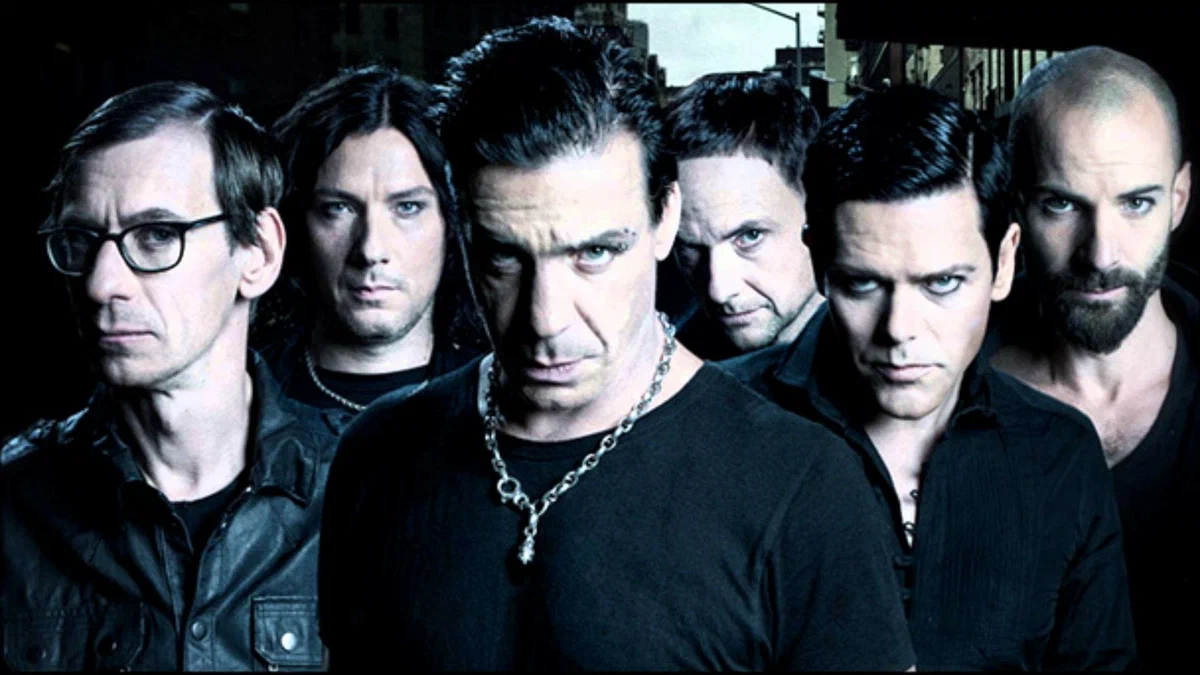
#> input picture Ram.jpg, 1200 x 675 px, found by its file name
$ python main.py
#> lines starting #> are read from the running program, lines starting #| are printed output that depends on the picture; after the words box and inside, x2 and y2 are one past the last pixel; in counts of white or black regions, pixels touching at a corner belong together
import cv2

img = cv2.imread("D:/Progs/Ram.jpg")
#> img is the input picture: shape (675, 1200, 3); mean B, G, R 72.6, 65.9, 60.3
gray = cv2.cvtColor(img, cv2.COLOR_BGR2GRAY)
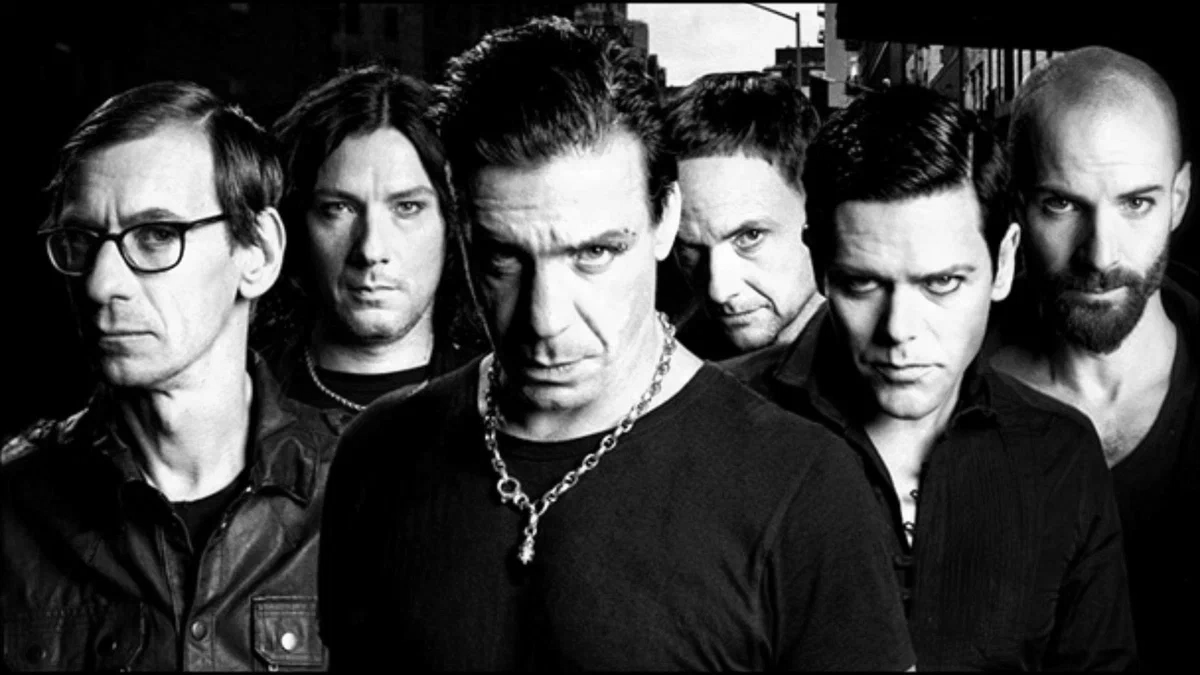
#> gray: shape (675, 1200); min 0, max 255, mean 65
faces = cv2.CascadeClassifier("faces.xml")
results = faces.detectMultiScale(gray, scaleFactor = 1.2, minNeighbors = 3)
#> results = [[287, 141, 172, 172], [805, 211, 196, 196], [1012, 135, 182, 182], [622, 162, 207, 207], [420, 161, 264, 264], [46, 123, 276, 276]]
for (x, y, w, h) in results:
    cv2.rectangle(img, (x, y), (x + w, y +h ), (0, 0, 255), thickness = 3)
#> this loop made 6 passes
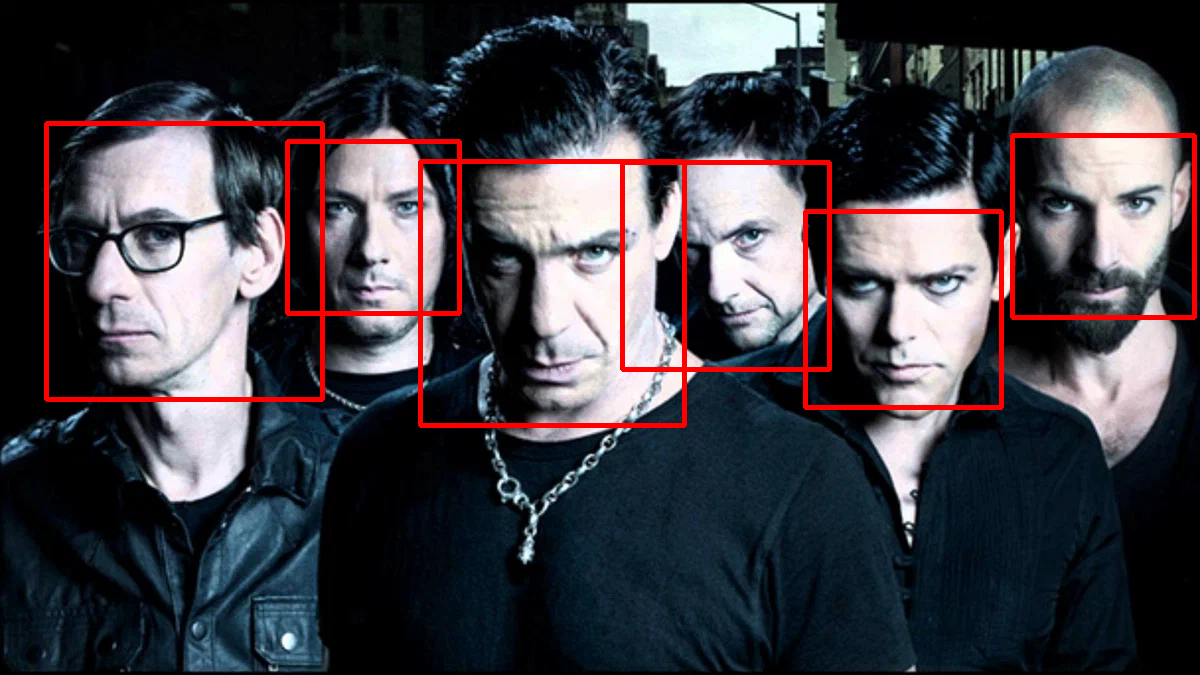
#> img: shape (675, 1200, 3); 3.14% of pixels changed, all inside (x1, y1, x2, y2) = (44, 121, 1197, 428)
cv2.imshow("Result", img)
cv2.waitKey(0)
